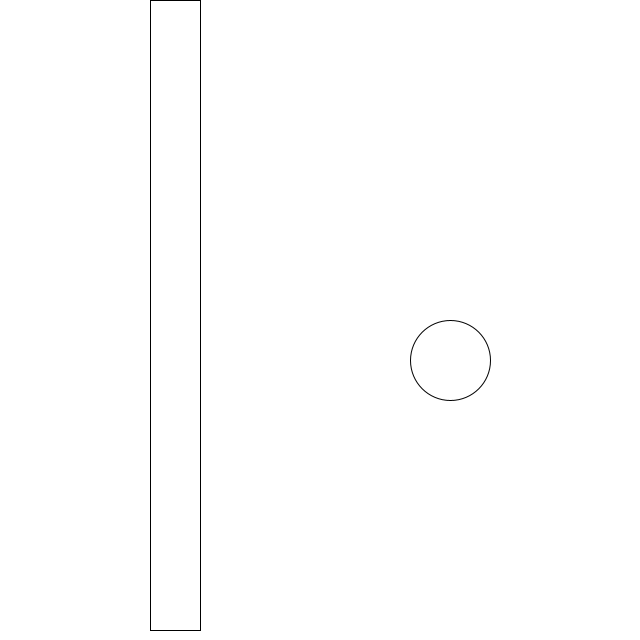
Frame 1 (no input)
Frame 60 (the mouse pressed at the canvas centre just before this capture): identical to frame 1, image omitted
Frame 120 (the mouse held since frame 60 and released just before this capture): identical to frame 1, image omitted

The Processing sketch that drew this single still picture (run headless with seeded random() and noise(); from frame 60 on, the mouse is pressed at the canvas centre):

// Processing sketch: Simple_Scratch
// ── Simple_Scratch.pde
int Health;
float x, y, z;

void setup() {
  size(640,640);
  Health = 5;
}

void draw() {
  background(255);
  Bear(150,0,50,630);
  Cat(450+x,360+y,80+z);
}

void Bear(float posX, float posY, int widthSize, int heightSize) {
  rect(posX,posY,widthSize,heightSize);
}

void Cat(float posX, float posY, float size) {
  ellipse(posX, posY ,size, size);
  
  // when Cat hit the Bear will return to start point
  if (posX-80 <= 150) {
    Health -= 1;
    x = posX/4;
  }
  
  // set Cat size to 0 or disapear = dead
  if (Health < 1) {
    z = -80;
  }
  
  // d = right, a = left, w = up, s = down
  if (key == 'd' || key == 'D') {
    x += 4;
  } else {
    if (key == 'a' || key == 'A') {
      x -= 4;
    } else {
      if (key == 'w' || key == 'W') {
        y -= 4;
      }
    }
  }
  if (key == 's' || key == 'S') {
    y += 4;
  }
}
